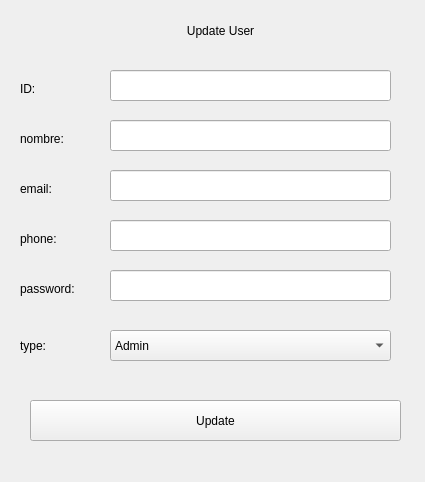
<?xml version="1.0" encoding="UTF-8"?>
<ui version="4.0">
 <class>Form</class>
 <widget class="QWidget" name="Form">
  <property name="geometry">
   <rect>
    <x>0</x>
    <y>0</y>
    <width>425</width>
    <height>482</height>
   </rect>
  </property>
  <property name="windowTitle">
   <string>Form</string>
  </property>
  <widget class="QComboBox" name="comboBox">
   <property name="geometry">
    <rect>
     <x>110</x>
     <y>330</y>
     <width>281</width>
     <height>31</height>
    </rect>
   </property>
   <item>
    <property name="text">
     <string>Admin</string>
    </property>
   </item>
   <item>
    <property name="text">
     <string>Operator</string>
    </property>
   </item>
  </widget>
  <widget class="QLabel" name="label_3">
   <property name="geometry">
    <rect>
     <x>20</x>
     <y>130</y>
     <width>67</width>
     <height>17</height>
    </rect>
   </property>
   <property name="text">
    <string>nombre:</string>
   </property>
  </widget>
  <widget class="QLabel" name="label_9">
   <property name="geometry">
    <rect>
     <x>20</x>
     <y>330</y>
     <width>67</width>
     <height>31</height>
    </rect>
   </property>
   <property name="text">
    <string>type:</string>
   </property>
  </widget>
  <widget class="QLineEdit" name="lineEdit_2">
   <property name="geometry">
    <rect>
     <x>110</x>
     <y>120</y>
     <width>281</width>
     <height>31</height>
    </rect>
   </property>
   <property name="text">
    <string/>
   </property>
  </widget>
  <widget class="QLineEdit" name="lineEdit_3">
   <property name="geometry">
    <rect>
     <x>110</x>
     <y>170</y>
     <width>281</width>
     <height>31</height>
    </rect>
   </property>
  </widget>
  <widget class="QLabel" name="labelHeader">
   <property name="geometry">
    <rect>
     <x>-10</x>
     <y>10</y>
     <width>461</width>
     <height>41</height>
    </rect>
   </property>
   <property name="text">
    <string>Update User</string>
   </property>
   <property name="alignment">
    <set>Qt::AlignCenter</set>
   </property>
  </widget>
  <widget class="QLabel" name="label_4">
   <property name="geometry">
    <rect>
     <x>20</x>
     <y>180</y>
     <width>67</width>
     <height>17</height>
    </rect>
   </property>
   <property name="text">
    <string>email:</string>
   </property>
  </widget>
  <widget class="QLabel" name="label_6">
   <property name="geometry">
    <rect>
     <x>20</x>
     <y>230</y>
     <width>67</width>
     <height>17</height>
    </rect>
   </property>
   <property name="text">
    <string>phone:</string>
   </property>
  </widget>
  <widget class="QLabel" name="label_5">
   <property name="geometry">
    <rect>
     <x>20</x>
     <y>80</y>
     <width>67</width>
     <height>17</height>
    </rect>
   </property>
   <property name="text">
    <string>ID:</string>
   </property>
  </widget>
  <widget class="QLineEdit" name="lineEdit_5">
   <property name="geometry">
    <rect>
     <x>110</x>
     <y>220</y>
     <width>281</width>
     <height>31</height>
    </rect>
   </property>
  </widget>
  <widget class="QLabel" name="label_7">
   <property name="geometry">
    <rect>
     <x>20</x>
     <y>280</y>
     <width>67</width>
     <height>17</height>
    </rect>
   </property>
   <property name="text">
    <string>password:</string>
   </property>
  </widget>
  <widget class="QLineEdit" name="lineEdit_4">
   <property name="geometry">
    <rect>
     <x>110</x>
     <y>70</y>
     <width>281</width>
     <height>31</height>
    </rect>
   </property>
   <property name="text">
    <string/>
   </property>
  </widget>
  <widget class="QLineEdit" name="lineEdit_6">
   <property name="geometry">
    <rect>
     <x>110</x>
     <y>270</y>
     <width>281</width>
     <height>31</height>
    </rect>
   </property>
  </widget>
  <widget class="QPushButton" name="pushButton_3">
   <property name="geometry">
    <rect>
     <x>30</x>
     <y>400</y>
     <width>371</width>
     <height>41</height>
    </rect>
   </property>
   <property name="text">
    <string>Update</string>
   </property>
  </widget>
 </widget>
 <resources/>
 <connections/>
</ui>
